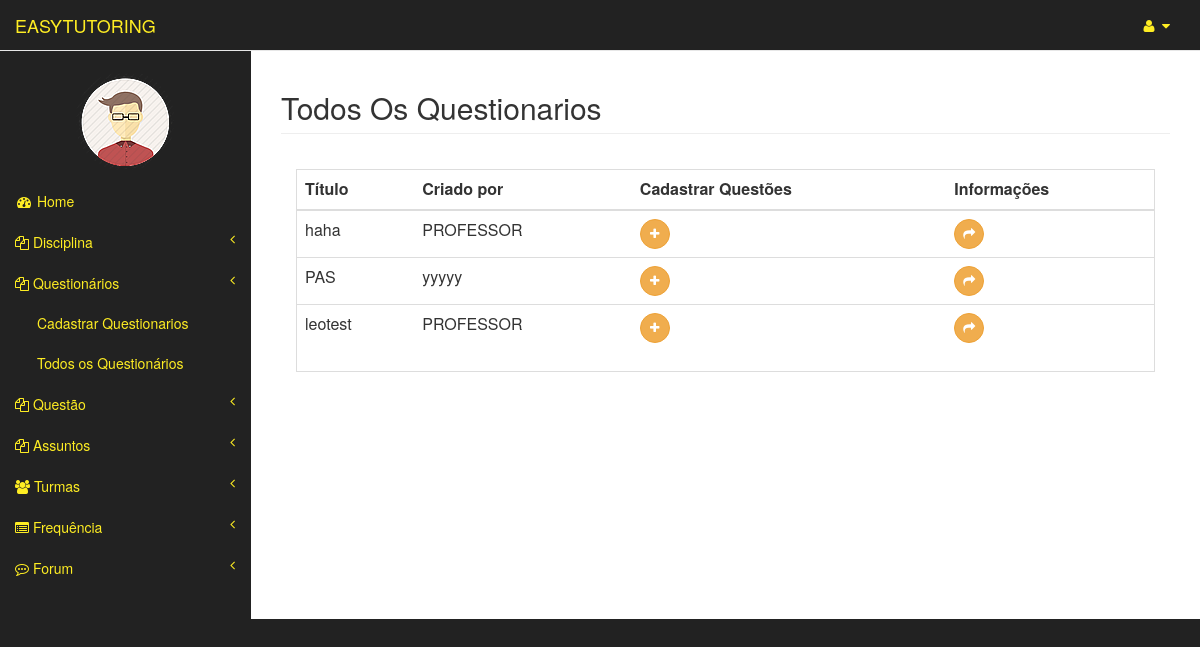
The app's page /questionarios/todosQuestionarios (signed in) with its own data.
### usuarios/models.py (models this page shows, shortened)
class Usuario(models.Model):
	user = models.OneToOneField(User)
	matricula = models.CharField(max_length=20)
	curso = models.CharField(max_length=3)
	tipo = models.CharField(max_length=8, blank=False,null=True)
	nome_completo = models.CharField(max_length=150)
	img = models.ImageField(upload_to="img/original/", blank=True)
	thumb = ThumbnailerImageField(upload_to="img/thumb/", blank=True,null=True,resize_source=dict(size=(100, 100), sharpen=True))

### questionarios/models.py (models this page shows)
class Questionario(models.Model):
	codigo = models.CharField(max_length=50)
	turma = models.ForeignKey(Turma,null=True)
	professor = models.ForeignKey(Professor)
	questoes = models.ManyToManyField(Questao)

### questionarios/views.py (the view)
def todosQuestionarios(request):
	user = request.user
	usuario = Professor.objects.get(user=user)
	questionarios = Questionario.objects.all()
	return render(request,'questionarios/todosQuestionarios.html',{'usuario':usuario,'questionarios':questionarios})

### templates/questionarios/todosQuestionarios.html
{% extends "professor_area/index.html" %}
{% load widget_tweaks %}
{% block pageHeader %}
    <h2 class="page-header">Todos Os Questionarios</h2>
{% endblock pageHeader %}
{% block form %}
    <div class="panel-body">
        <div class="table-responsive table-bordered">
            <table class="table">
                <thead>
                    <tr>
                        <th>Título</th>
                        <th>Criado por</th>
                        <th>Cadastrar Questões</th>
                        <th>Informações</th>
                    </tr>
                </thead>
                <tbody>
                	{% for questionario in questionarios %}
                        <tr>
                            <td>{{questionario.codigo}}</td>
                            <td>{{questionario.professor.nome_completo}}</td>
                            <td><a  href="{% url 'questionarios:cadastrarQuestoes' questionario.id %}"> <button type="button" class="btn btn-warning btn-circle"><i class="fa fa-plus"></i>
                            </button></a></td>
                            <td><a  href="{% url 'questionarios:show' questionario.id %}"> <button type="button" class="btn btn-warning btn-circle"><i class="fa fa-share"></i>
                            </button></a></td>
                        </tr>
					{% endfor %}
                </tbody>
            </table>
        </div>
    </div>
{% endblock form %}

### templates/professor_area/index.html (shortened to what this page needs)
{% extends "templateEasyTutoring.html" %}
{% block principal %}
    <a class="navbar-brand" href="{% url 'professor_area:index' %}" id="link-color">EASYTUTORING</a>
{% endblock principal %}
{% block barraLateral %}
                <div class="navbar-default sidebar" role="navigation">
                <div class="sidebar-nav navbar-collapse" >
                    <ul class="nav" id="side-menu">
                        <br>
                       <center><p><img src="{{ usuario.thumb.url}}" class= "img-circle"/> </p></center>
                        <li class="itens-menu">
                            <a href="index.html" id="link-color"><i class="fa fa-dashboard fa-fw"></i> Home</a>
                        </li>
                        <li class="itens-menu">
                            <a href="#" id="link-color"><i class="fa fa-files-o"></i> Disciplina<span class="fa arrow"></span></a>
                        </li>
                        <li class="itens-menu">
                            <a href="#" id="link-color"><i class="fa fa-files-o"></i> Questionários<span class="fa arrow"></span></a>
                            <ul class="nav nav-second-level">
                                <li  class="itens-menu">
                                    <a href="{% url 'questionarios:new' %}" id="link-color">Cadastrar Questionarios</a>
                                </li>
                                <li>
                                    <a href="{% url 'questionarios:todosQuestionarios' %}" id="link-color">Todos os Questionários</a>
                                </li>
                                                         </ul>
                        </li>
                        <li class="itens-menu">
                            <a href="#" id="link-color"><i class="fa fa-files-o"></i> Questão<span class="fa arrow"></span></a>
                        </li>
                        <li class="itens-menu">
                            <a href="#" id="link-color"><i class="fa fa-files-o"></i> Assuntos<span class="fa arrow"></span></a>
                        </li>
                        <li class="itens-menu">
                            <a href="#" id="link-color"><i class="fa fa-users"></i> Turmas<span class="fa arrow"></span></a>
                        </li>
                        <li class="itens-menu">
                            <a href="#" id="link-color"><i class="fa fa-list-alt" id="link-color"></i> Frequência<span class="fa arrow"></span></a>
                        </li>
                        <li class="itens-menu">
                            <a href="#" id="link-color"><i class="fa fa-commenting-o"></i> Forum<span class="fa arrow"></span></a>
                        </li>
                    </ul>
                </div>
            </div>
{% endblock barraLateral %}

### static/css/tutoring.css (style rules this page uses)
#link-color { color: #feed23; }

### records on screen
Usuario: thumb (picture)
Questionario: codigo "haha", professor.nome_completo "PROFESSOR"
Questionario: codigo "PAS", professor.nome_completo "yyyyy"
Questionario: codigo "leotest", professor.nome_completo "PROFESSOR"
